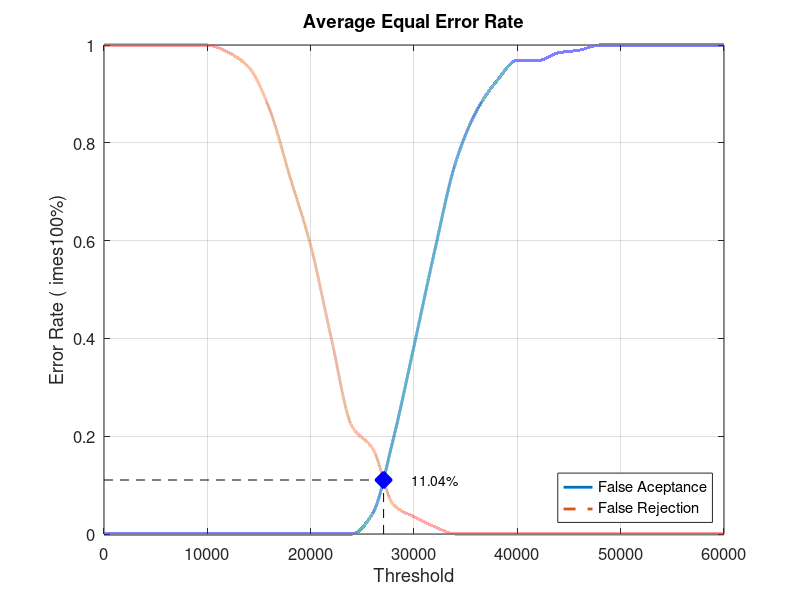
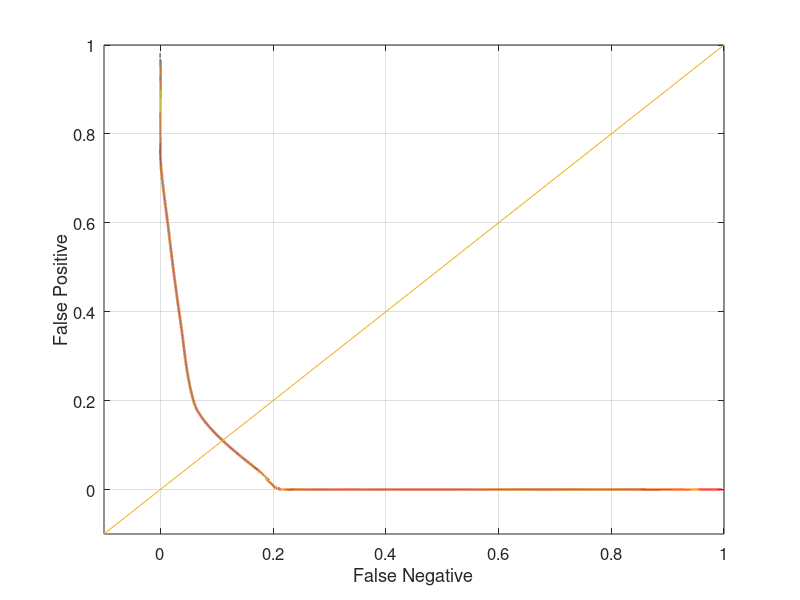

Here is the MATLAB script that generated these plots, in order:
close all;
clear;
clc;
x = 0:2000:60000;
xq = 0:0.5:60000;

y0 = [0 0 0 0 0 0 0 0 0 0 0 0 0 0.0421053 0.194737 0.384211 0.578947 0.757895 0.863158 0.926316 0.968421 0.968421 0.984211 0.989474 1 1 1 1 1 1 1]
yy0 = interp1(x, y0, xq, 'pchip');
y1 = [1 1 1 1 1 1 0.985 0.955 0.87 0.73 0.59 0.4 0.22 0.175 0.06 0.035 0.015 0 0 0 0 0 0 0 0 0 0 0 0 0 0]
yy1 = interp1(x, y1, xq, 'pchip');

% Calculating EER: 
y2 = abs(y0 - y1);
find(y2 == min(y2))
yy2 = abs(yy0 - yy1);
xEER = find(yy2 == min(yy2));
xEERIndex = xq(xEER) % X-axis EER
yEER = yy0(xEER) % Y-axis EER

main = figure
plot(xq, yy0,'-','LineWidth', 2);	hold on
plot(xq, yy1,'--','LineWidth', 2);	hold on
plot([xEERIndex xEERIndex], [0 yEER], 'k--');	hold on
plot([0 xEERIndex], [yEER yEER], 'k--');	hold on
plot(xEERIndex, yEER, 'bx', 'LineWidth', 10);	hold on
text(xEERIndex + 10 * xEERIndex / 100, yEER, [num2str(round((10000 * yEER)) / 100) '%'])
legend('False Aceptance', 'False Rejection', 'Location', 'SouthEast')
xlabel('Threshold')
ylabel('Error Rate (	imes100%)')
title('Average Equal Error Rate')
set(gca, 'FontSize', 12)
axis([0 60000 0 1])
grid on

print(main, 'Database1_1Main', '-dpng');
FNRxFPR = figure('Color', [1 1 1]);
plot(yy1, yy0, '-', yy1, yy0, 'LineWidth', 2);
hold on
y = -0.1:0.1:1
plot(y, y); 
set(gca, 'FontSize', 12)
xlabel('False Negative')
ylabel('False Positive')
axis([-0.1 1 -0.1 1])
set(gca, 'FontSize', 12)
grid on

print(FNRxFPR, 'Database1_1FNRxFPR','-dpng');
